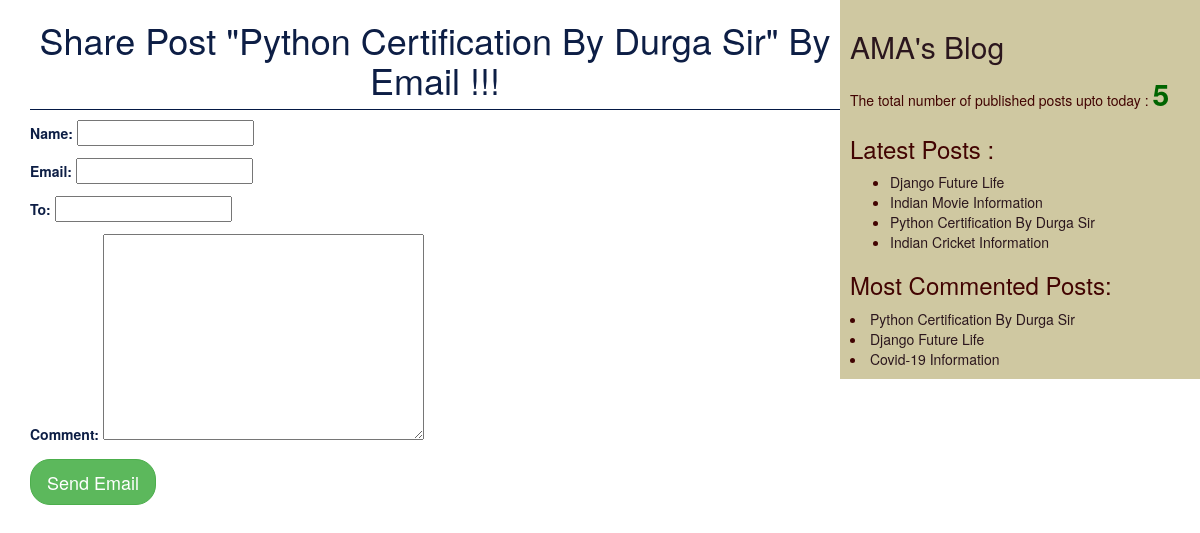
/3/share/, run on the app's committed database.
### blogapp/models.py (models this page shows, shortened)
class Post(models.Model):
    STATUS_CHOICES = (('draft','Draft'),('published','Published'))
    title = models.CharField(max_length=256)
    slug = models.SlugField(max_length=256,unique_for_date='publish')
    author = models.ForeignKey(User, on_delete=models.CASCADE,related_name='blog_posts')
    body = models.TextField()
    publish = models.DateTimeField(default=timezone.now)
    created = models.DateTimeField(auto_now_add=True)
    updated = models.DateTimeField(auto_now=True)
    status = models.CharField(max_length=10,choices=STATUS_CHOICES,default='draft')
    objects = CustomManager()
    tags = TaggableManager()
    class Meta:
        ordering = ('-publish',)
    def get_absolute_url(self):
        return reverse("post_detail", args=[self.publish.year,self.publish.strftime("%m"),
        self.publish.strftime("%d"),self.slug])

### blogapp/views.py (the view)
# urls.py: path('<int:id>/share/',views.send_email_view)
def send_email_view(request,id):
    post = get_object_or_404(Post ,id=id,status='published')
    sent = False
    if request.method == 'POST':
        form = SendEmailForm(request.POST)
        if form.is_valid():
            cd = form.cleaned_data
            post_url = request.build_absolute_uri(post.get_absolute_url())
            subject = '{}({}) recommends you to read "{}"'.format(cd['name'],cd['email'],post.title)
            message = 'Read Post At: \n{}\n\n{}\' Comments:\n{}'.format(post_url,cd['name'],cd['comment'])
            send_mail(subject,message,'aparna@blog.com',[cd['to']])
            sent = True
    else:
        form = SendEmailForm()
    return render(request,'blogapp/sharebyemail.html',{'form':form,'post':post,'sent':sent})

### blogapp/forms.py
class SendEmailForm(forms.Form):
    name = forms.CharField()
    email = forms.EmailField()
    to = forms.EmailField()
    comment = forms.CharField(required=False,widget=forms.Textarea)

### blogapp/models.py (called while the page is built)
    def get_queryset(self):
        return super().get_queryset().filter(status='published')

### blogapp/templatetags/blog_tags.py (called while the page is built)
@register.simple_tag
def total_posts():
    return Post.objects.count()

@register.inclusion_tag('blogapp/latest_posts123.html')
def show_latest_posts(count=3):
    latest_posts = Post.objects.order_by('-publish')[:count]
    return {'latest_posts':latest_posts}

@register.simple_tag
def get_most_commented_posts(count=3):
    return Post.objects.annotate(total_comments=Count('comments')).order_by('-total_comments')[:count]

### templates/blogapp/sharebyemail.html (shortened to what this page needs)
{% extends 'blogapp/base.html' %}
{% block body_block %}
{% if sent %}
<h1>Email Successfully Sent!!!</h1>
<h2>"{{post.title}}" was sent by email..</h2>
{% else %}
<h1>Share Post "{{post.title}}" By Email !!!</h1>
<form method="POST">
     {{form.as_p}}
     <input type="submit" value="Send Email" class="btn btn-success btn-lg">
</form>
{% endif %}
{% endblock  %}

### templates/blogapp/base.html (shortened to what this page needs)
<!DOCTYPE html>
{% load blog_tags %}
{% load static %}
<html>
<head>
    <link rel="stylesheet" href="https://stackpath.bootstrapcdn.com/bootstrap/3.4.1/css/bootstrap.min.css">
	<link rel="stylesheet" href="{% static 'css/blog.css' %}">
</head>
<body>
	<div class="content">
		{% block body_block %}
        {% endblock  %}
	</div>
    <div class="sidebar">
		<h2><a href="/">AMA's Blog</a></h2>
        <p>The total number of published posts upto today : <span id="pcount">{% total_posts %}</span></p>
	    <h3>Latest Posts :</h3>
		{% show_latest_posts 4%}
		<h3>Most Commented Posts:</h3>
		{% get_most_commented_posts as most_commented_posts%}
		{% for post in most_commented_posts %}
		<li><a href="{{post.get_absolute_url}}">{{post.title}}</a></li>
		{% endfor %}
	</div>
</body>
</html>

### templates/blogapp/latest_posts123.html
<ul>
   {% for post in latest_posts %}
   <li><a href="{{post.get_absolute_url}}">{{post.title}}</a></li>
   {% endfor %}
</ul>

### static/css/blog.css (style rules this page uses)
.content { width: 70%; float: left; padding: 0 0 0 30px; color: #0d1e45; }
.sidebar { width: 30%; float: right; padding: 10px; background:#cfc8a1 ; color: #420402; }
h1 { text-align: center; border-bottom: 1px solid #041945; padding: 0 0 10px 0; }
body { background: url(https://images.unsplash.com/photo-1495195129352-aeb325a55b65?ixlib=rb-1.2.1&auto=format&fit=crop&w=400&q=60); background-repeat: no-repeat; background-size: cover; color: #041945; }
a { color: #2b161d; }
.btn { border-radius: 20px; }
#pcount { font-size: 30px; font-weight: 800; color: darkgreen; }

### data on the page
Post: title "Python Certification By Durga Sir"
Post: title "Django Future Life"
Post: title "Indian Movie Information"
Post: title "Indian Cricket Information"
Post: title "Covid-19 Information"
